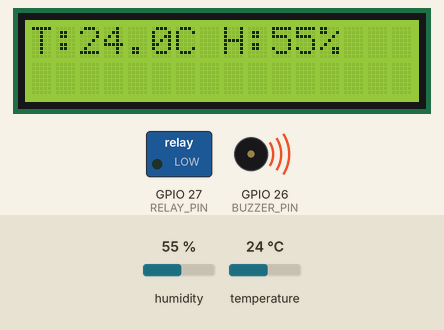
Bench run of a program on a simulated ESP32. Parts: 16×2 character LCD, switched loads named in the program (green lamp = pin HIGH), buzzer (waves = sounding). The test bench sets the inputs (shaded band); at power-on: humidity 55 %, temperature 24 °C. WiFi joins after 1.5 s; servers stay silent unless stated; what the program prints to the serial monitor is not drawn.

Above: at 4.5 s.
4.6 s: humidity set to 88 %
At 9.0 s:
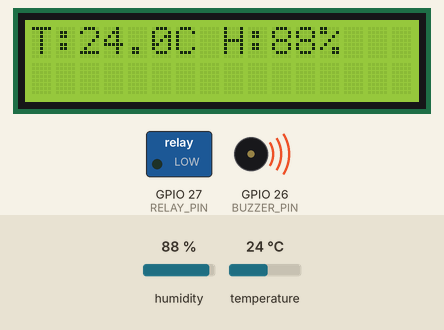
9.4 s: humidity set to 91 %
At 13.1 s:
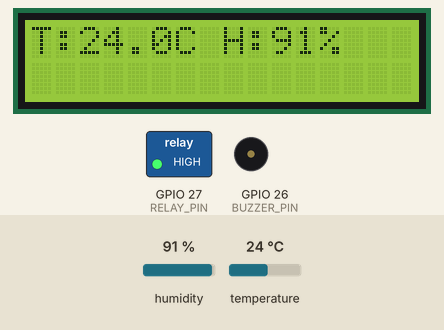
13.4 s: temperature set to 12 °C
At 16.3 s:
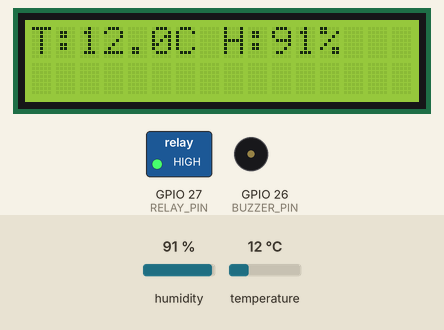
17.4 s: temperature set to 19 °C
At 20.5 s:
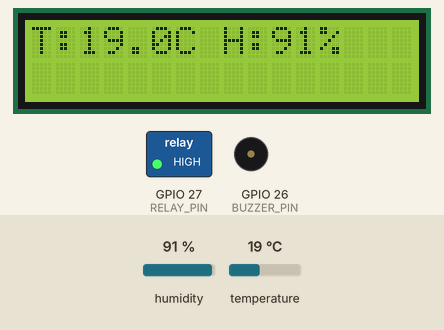
Timing chart, 0 to 22.0 s (numbered marks = the images above; inputs shaded):
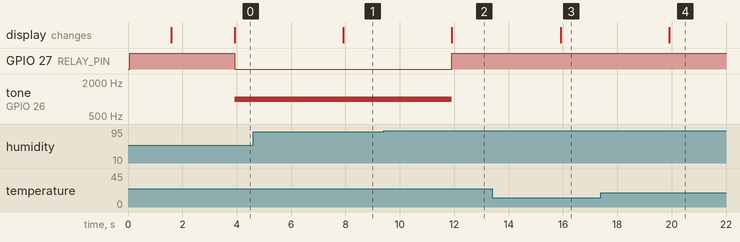

Measured:
- the behaviour switches between 89 and 90 % on humidity (found by bisection; images 1 and 2)
- after the input at 4.6 s, the display: changes after 3.3 s (image 1)
- after the input at 9.4 s, GPIO 27 (RELAY_PIN): LOW → HIGH after 2.5 s; tone on GPIO 26 (BUZZER_PIN): 1000 Hz → silent after 2.5 s; the display: changes after 2.5 s (image 2)
- after the input at 13.4 s, the display: changes after 2.5 s (image 3)
- after the input at 17.4 s, the display: changes after 2.5 s (image 4)

The program:

main.cpp
```cpp
#define BLYNK_TEMPLATE_ID ""
#define BLYNK_TEMPLATE_NAME ""
#define BLYNK_AUTH_TOKEN ""

#include <WiFi.h>
#include <WiFiClient.h>
#include <BlynkSimpleEsp32.h>
#include <Wire.h>
#include <LiquidCrystal_I2C.h>
#include <DHT.h>

char ssid[] = "";
char pass[] = "";

#define DHTPIN 25
#define DHTTYPE DHT22
#define BUZZER_PIN 26
#define RELAY_PIN 27

DHT dht(DHTPIN, DHTTYPE);
LiquidCrystal_I2C lcd(0x27, 16, 2);
BlynkTimer timer;

bool manualMode = false;
bool relayManualState = false;

// Fungsi kontrol buzzer pakai PWM LEDC
void kontrolBuzzer(bool state) {
  if (state) {
    ledcWriteTone(0, 1000);  // Bunyikan buzzer di 1 kHz
  } else {
    ledcWriteTone(0, 0);     // Matikan buzzer
  }
}

// Fungsi kontrol relay dan buzzer
void kontrolRelay(bool state) {
  digitalWrite(RELAY_PIN, state ? LOW : HIGH); // Relay aktif LOW
  kontrolBuzzer(state);
}

// Tombol Manual Mode (V3)
BLYNK_WRITE(V3) {
  manualMode = param.asInt();
}

// Tombol Relay Manual (V0)
BLYNK_WRITE(V0) {
  relayManualState = param.asInt();
  if (manualMode) kontrolRelay(relayManualState);
}

// Kirim data sensor ke Blynk dan tampilkan di LCD
void sendSensorData() {
  float suhu = dht.readTemperature();
  float kelembapan = dht.readHumidity();

  if (isnan(suhu) || isnan(kelembapan)) return;

  Blynk.virtualWrite(V1, suhu);
  Blynk.virtualWrite(V2, kelembapan);

  lcd.clear();
  lcd.setCursor(0, 0);
  lcd.print("T:");
  lcd.print(suhu, 1);
  lcd.print("C H:");
  lcd.print(kelembapan, 0);
  lcd.print("%");

  if (!manualMode) {
    if (suhu > 30 || kelembapan < 90) kontrolRelay(true);
    else kontrolRelay(false);
  }
}

void setup() {
  Serial.begin(115200);
  dht.begin();
  lcd.init();
  lcd.backlight();

  pinMode(RELAY_PIN, OUTPUT);
  pinMode(BUZZER_PIN, OUTPUT);

  // Inisialisasi LEDC untuk buzzer (channel 0, freq 1kHz, resolusi 8 bit)
  ledcSetup(0, 1000, 8);
  ledcAttachPin(BUZZER_PIN, 0);

  kontrolRelay(false);

  lcd.setCursor(0, 0);
  lcd.print("Connecting WiFi");

  WiFi.begin(ssid, pass);
  while (WiFi.status() != WL_CONNECTED) {
    delay(500);
    Serial.print(".");
  }

  lcd.clear();
  lcd.print("WiFi Connected");

  Blynk.config(BLYNK_AUTH_TOKEN);
  Blynk.connect();

  timer.setInterval(2000L, sendSensorData);
}

void loop() {
  Blynk.run();
  timer.run();
}
```
